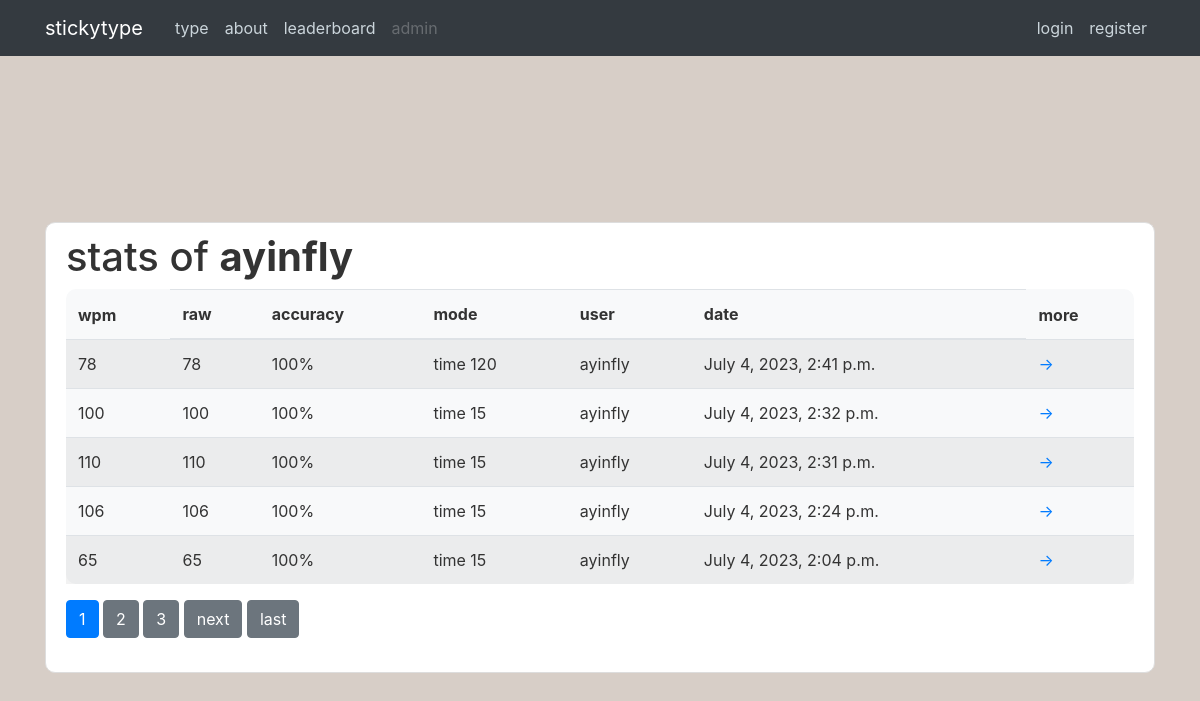
Screenshot of /stats/ayinfly with the database file from the repository.
### type/models.py (models this page shows, shortened)
class Stat(models.Model):
    author = models.ForeignKey(User, on_delete=models.CASCADE)
    wpm_total = models.PositiveSmallIntegerField(default=0)
    wpm_raw = models.PositiveSmallIntegerField(default=0)
    time = models.DateTimeField(auto_now_add=True)
    accuracy = models.PositiveSmallIntegerField(default=0)
    mode = models.CharField(max_length=20, default='')

### type/views.py (the view)
# urls.py: path("stats/<str:username>", StatListView.as_view(), name='type-stats'),
class StatListView(ListView):
    model = Stat
    template_name = 'type/stats.html'
    context_object_name = 'stats'
    ordering = ['-time']
    paginate_by = 5
    def get_queryset(self):
        user = get_object_or_404(User, username=self.kwargs.get('username'))
        return Stat.objects.filter(author=user).order_by('-time')

### type/templates/type/stats.html (shortened to what this page needs)
{% extends "type/base.html" %}
{% block content%}
    <div class="content-section">
        <h1>stats of <b>{{ view.kwargs.username }}</b></h1>
        <table class="table table-hover table-striped bg-light round">
            <thead>
                <tr>
                    <th scope="col" style="border: none;">wpm</th>
                    <th scope="col">raw</th>
                    <th scope="col">accuracy</th>
                    <th scope="col">mode</th>
                    <th scope="col">user</th>
                    <th scope="col">date</th>
                    <th scope="col" style="border: none;">more</th>
                </tr>
            </thead>
            <tbody>
                {% for stat in stats %}
                    <tr>
                        <td>{{ stat.wpm_total }}</td>
                        <td>{{ stat.wpm_raw }}</td>
                        <td>{{ stat.accuracy }}%</td>
                        <td>{{ stat.mode }}</td>
                        <td>{{ stat.author.username }}</td>
                        <td>{{ stat.time }}</td>
                        <td><a href="{% url 'stat-detail' stat.id %}" class="stretched-link">→</a></td>
                    </tr>
                {% endfor %}
            </tbody>
        </table>
        {% if is_paginated %}
            {% for num in page_obj.paginator.page_range %}
                {% if page_obj.number == num %}
                    <a class="btn btn-primary mb-4" href="?page={{ num }}">{{ num }}</a>
                {% elif num > page_obj.number|add:'-3'  and num < page_obj.number|add:'3' %}
                    <a class="btn btn-secondary mb-4" href="?page={{ num }}">{{ num }}</a>
                {% endif %}
            {% endfor %}
            {% if page_obj.has_next %}
                <a class="btn btn-secondary mb-4" href="?page={{ page_obj.next_page_number}}">next</a>
                <a class="btn btn-secondary mb-4" href="?page={{ page_obj.paginator.num_pages }}">last</a>
            {% endif %}
        {% endif %}
    </div>
{% endblock content%}

### type/static/type/main.css (style rules this page uses)
* { margin: 0; padding: 0; box-sizing: border-box; }
body { color: #333333; display: flex; align-items: center; background: #D7CEC7; }
.round { border-radius: 10px; }
.content-section { background: #ffffff; padding: 10px 20px; border: 1px solid #dddddd; border-radius: 10px; margin-top: 20%; }

### rows the page displays
Stat: wpm_total "78", wpm_raw "78", accuracy "100", mode "time 120", author.username "ayinfly", time "July 4, 2023, 2:41 p.m."
Stat: wpm_total "100", wpm_raw "100", accuracy "100", mode "time 15", author.username "ayinfly", time "July 4, 2023, 2:32 p.m."
Stat: wpm_total "110", wpm_raw "110", accuracy "100", mode "time 15", author.username "ayinfly", time "July 4, 2023, 2:31 p.m."
Stat: wpm_total "106", wpm_raw "106", accuracy "100", mode "time 15", author.username "ayinfly", time "July 4, 2023, 2:24 p.m."
Stat: wpm_total "65", wpm_raw "65", accuracy "100", mode "time 15", author.username "ayinfly", time "July 4, 2023, 2:04 p.m."

### other values shown
{{ view.kwargs.username }} "ayinfly"
{{ num }} "1"
{{ num }} "2" "3"
